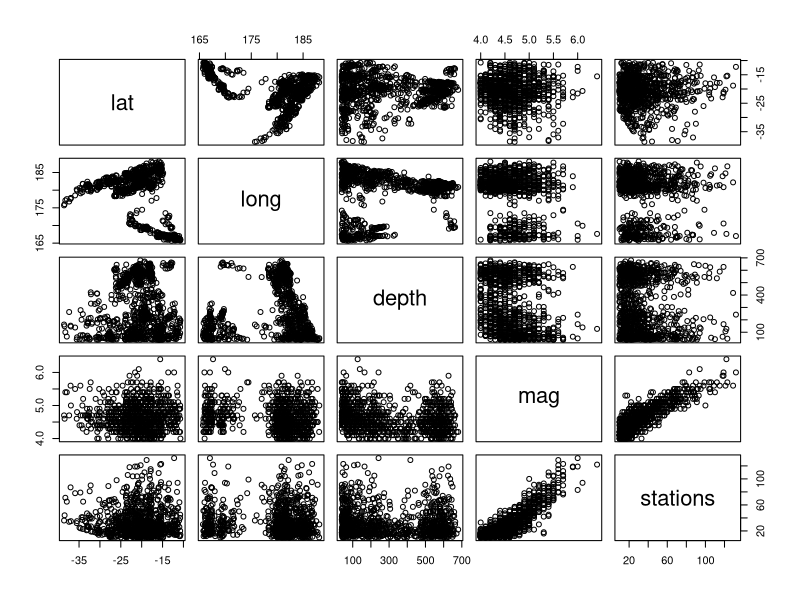
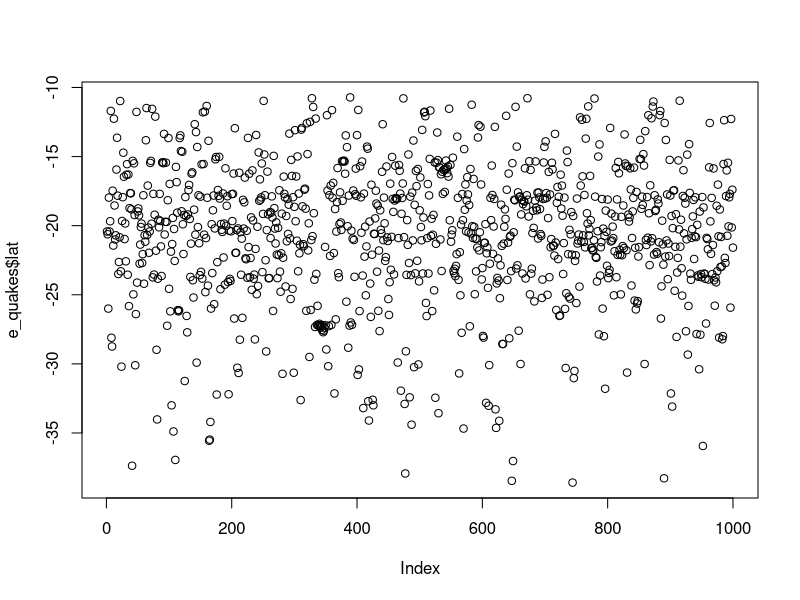
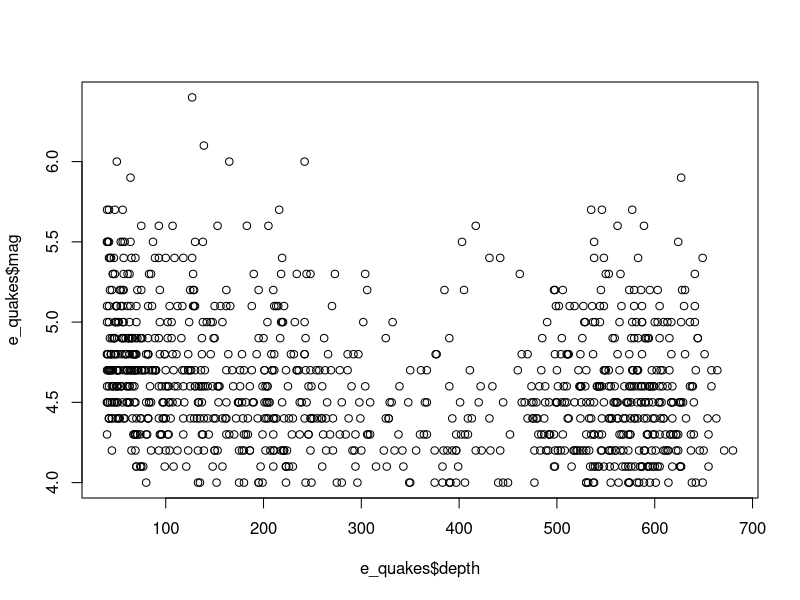
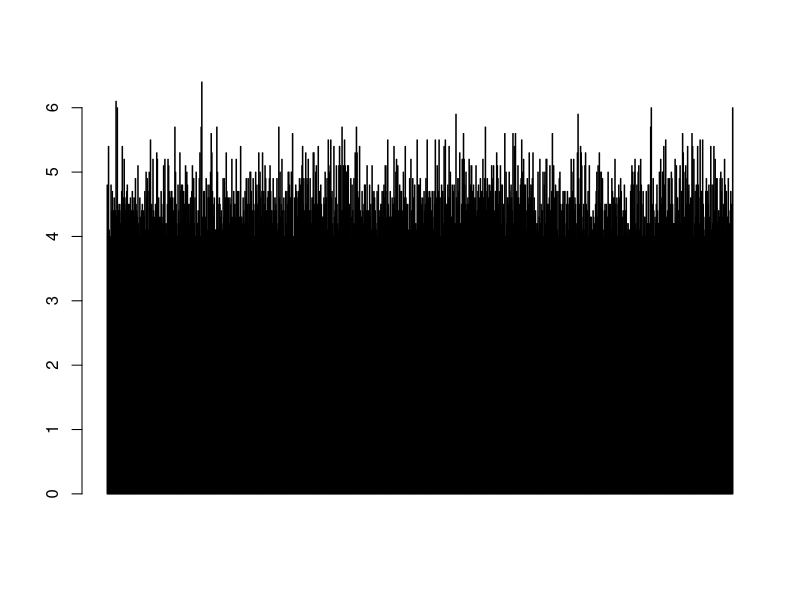
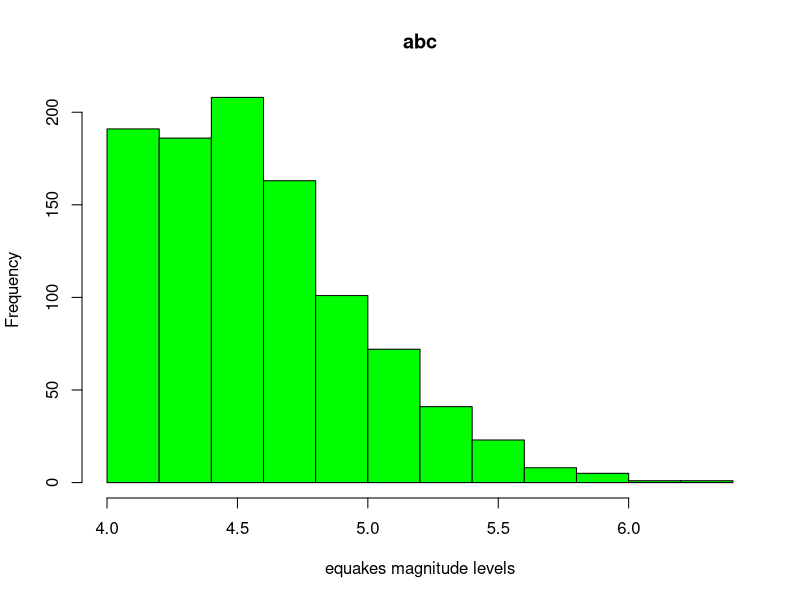
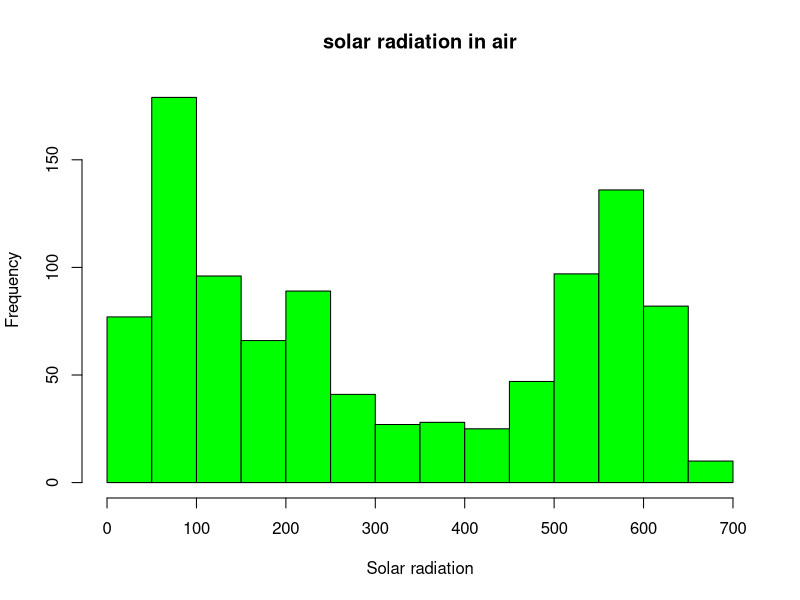
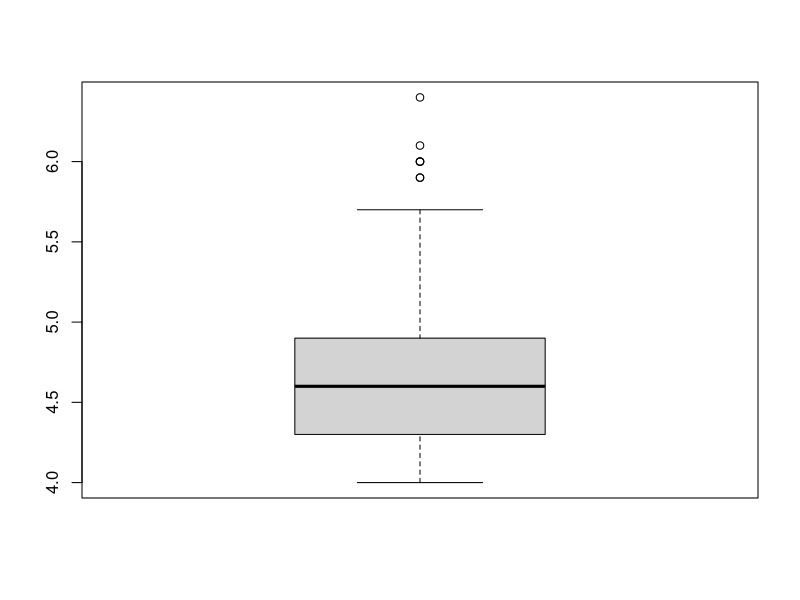
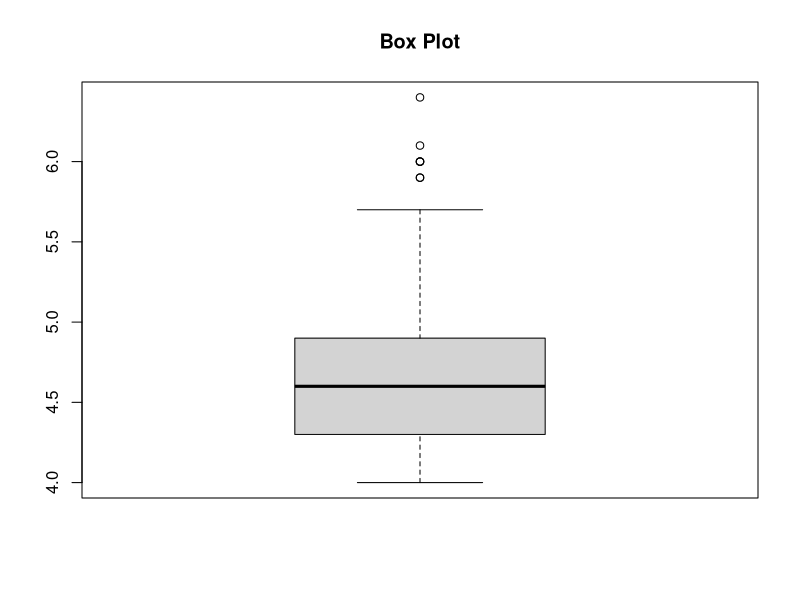

Reproduce these figures in R, in order. (Note: this script raises an error after producing the figures.)


#Practice exercise
#load datasets quakes
e_quakes<- datasets::quakes

#view top 10 and last 10 rows
head(e_quakes,10)
tail(e_quakes,10)

#view columns-wise
e_quakes[,c(1,2)]
e_quakes$depth
e_quakes[3,c(1,2)]
e_quakes[1:10,c(1,2)]

#summary of the data frame
summary(e_quakes)       #summary all column
summary(e_quakes$depth)  #summary column-wise

#visualization
plot(e_quakes)
plot(e_quakes$lat)
plot(e_quakes$depth,e_quakes$mag,type = 'p')

#bar plot
barplot(e_quakes$mag, col='blue')

#histogram
hist(e_quakes$mag, main= 'abc', xlab = 'equakes magnitude levels', col='green')
hist(e_quakes$depth, main='solar radiation in air', xlab='Solar radiation', col='green')

#box plot
boxplot(e_quakes$mag)
boxplot(e_quakes$mag, main='Box Plot')
boxplot.stats(e_quakes$mag)
boxplot.stats(e_quakes$mag)$out  #outliers in column $mag

#Multiple Box plots
boxplot(e_quakes[,1:4],main='Multiple box plots')

##margin of the grid(mar)
##no of rows and columns (mfrow)
#whether a border is to be included (bty)
#and positions of the 
#labels (las=1 for horizontal, las=0 for the vertical)
#bty, box around the plot
par(mfrow=c(3,3), mar=c(2,5,2,1), las=0, bty="0")

plot(e_quakes$mag)
plot(e_quakes$mag, e_quakes$wind)

#find sd, variance, skewness, kurtosis
sd(e_quakes$mag)
sd(e_quakes$mag, na.rm = T)
var(e_quakes$mag)
skewness(e_quakes$mag)
kurtosis(e_quakes$mag)
